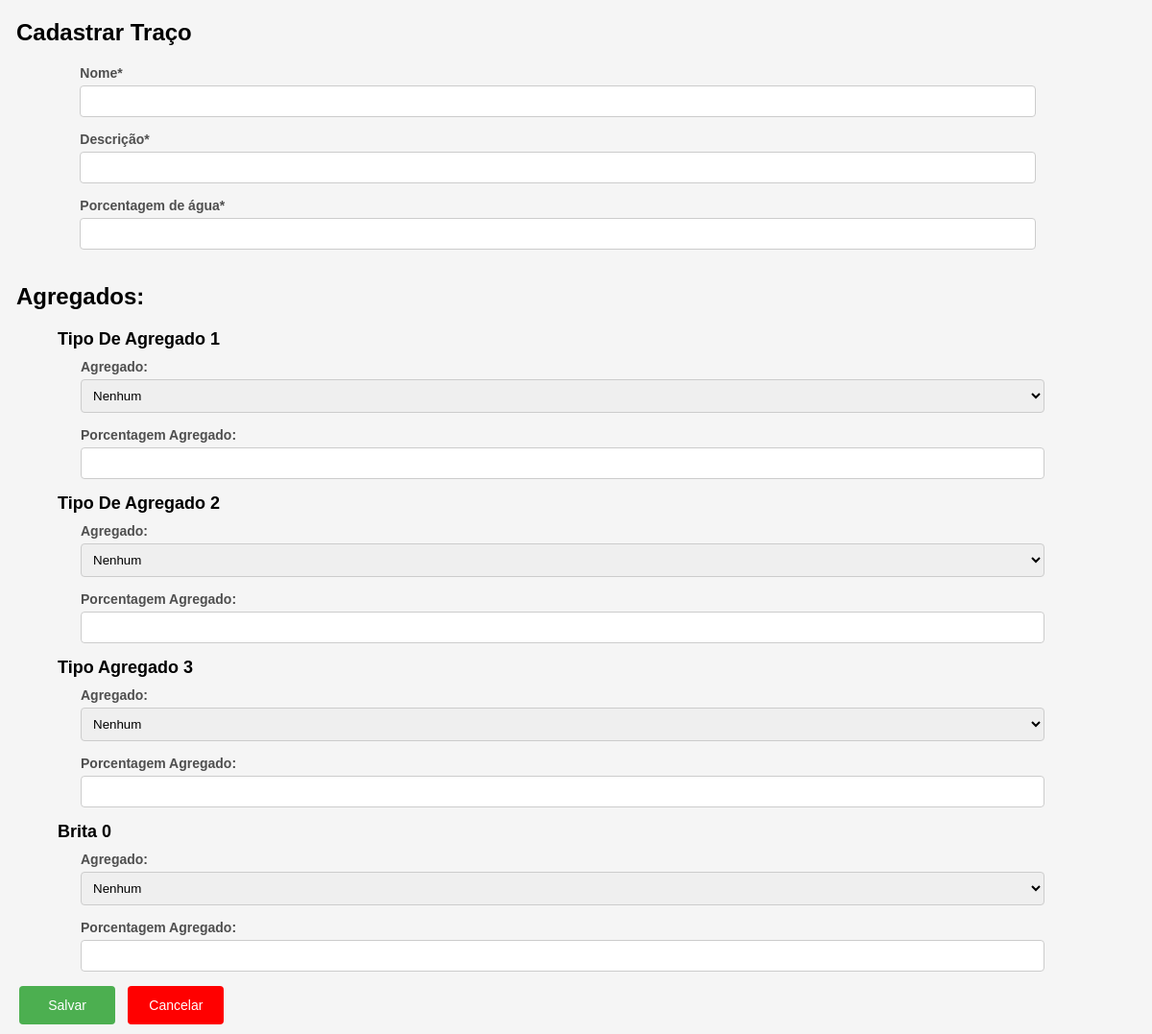
The page /cadastrar_traco/ (signed in) on the database its author committed.
### usuarios/models.py (models this page shows, shortened)
class TipoAgregado(models.Model):
    nome = models.CharField(max_length=40, unique=True, null=False)
    data_cadastro = models.DateTimeField(default=timezone.now)
    def agregados_relacionados(self):
        return Agregado.objects.filter(fk_tipo_agregado_id=self.id)
    class Meta:
        db_table = "tipo_agregado"

### usuarios/views.py (the view)
# urls.py: path('cadastrar_traco/', views.cadastrar_traco, name='cadastrar_traco'),
@login_required
def cadastrar_traco(request):
    if request.method == 'POST':
        form = TracoForms(request.POST)
        agregados = request.POST.getlist('agregados')
        porcentagem_agregados = request.POST.getlist('porcentagem_agregados')
        print(form.errors)
        if form.is_valid() and (agregados is not None) and (porcentagem_agregados is not None):
            return InsertTraco(form, agregados, porcentagem_agregados)
        else:
            return None
    else:
        tipos_agregado = TipoAgregado.objects.all()
        form = TracoForms()
        return render(request, 'traco/cadastrar.html', {'form': form, 'tipos_agregado': tipos_agregado})

### usuarios/forms.py
class TracoForms(forms.ModelForm):
    class Meta:
        model = Traco
        fields = ['nome', 'descricao', 'porcentagem_agua']

### usuarios/models.py (called while the page is built)
    def __str__(self):
        return self.nome

### usuarios/templates/traco/cadastrar.html (shortened to what this page needs)
{% load static %}
{% load static %}
{% block content %}
<html lang="pt-br">
<head>
    <link rel="stylesheet" href="{% static 'css/cadastros.css' %}">
</head>
<body>
<h1>Cadastrar Traço</h1>
<form method="post" class="form-container">
    <div class="form-columns">
        <div class="form-column">
            <div class="field">
                <label for="{{ form.nome.id_for_label }}">Nome<span class="required-label">*</span></label>
                {{ form.nome }}
            </div>
            <div class="field">
                <label for="{{ form.descricao.id_for_label }}">Descrição<span class="required-label">*</span></label>
                {{ form.descricao }}
            </div>
            <div class="field">
                <label for="{{ form.porcentagem_agua.id_for_label }}">Porcentagem de água<span class="required-label">*</span></label>
                {{ form.porcentagem_agua }}
            </div>
        </div>
    </div>
    <h1>Agregados:</h1>
    {% for tipo_agregado in tipos_agregado %}
    <div class="agregado-container">
        <h2>{{ tipo_agregado.nome }}</h2>
        <div class="field">
            <label for="agregados">Agregado:</label>
            <select name="agregados" id="agregados">
                <option value="">Nenhum</option>
            </select>
        </div>
        <div class="field">
            <label for="porcentagem_agregados">Porcentagem Agregado:</label>
            <input type="text" name="porcentagem_agregados" class="form-control" placeholder="" />
        </div>
    </div>
    {% endfor %}
    <div class="button-container">
        <button type="submit" class="save-button">Salvar</button>
        <button type="button" onclick="goBack()" class="exit-button">Cancelar</button>
    </div>
</form>
</body>
</html>
{% endblock %}

### usuarios/static/css/cadastros.css (style rules this page uses)
* { margin: 0; padding: 0; color: inherit; }
body { font-family: arial, helvetica, sans-serif; font-size: 12px; background: #F5F5F5; }
h1 { margin-left:17px; margin-top: 20px; text-transform: capitalize; margin-bottom: 20px; font-size: 24px; }
h2 { margin-left: 5%; margin-top: 10px; margin-bottom: 10px; text-transform: capitalize; font-size: 18px; }
.form-columns { display: flex; justify-content: space-between; }
.form-column { flex: 1; margin-right: 10px; }
.form-container { margin-top: 20px; }
.field { margin-left: 7%; margin-bottom: 15px; }
.field label { color: #4F4F4F; font-size: 14px; margin-bottom: 5px; display: block; font-weight: bold; }
.field input, .field select { width: 90%; padding: 8px; border: 1px solid #ccc; border-radius: 4px; }
.button-container { position: relative; margin-top: 10px; margin-left: 10px; margin-bottom: 10px; }
.save-button, .exit-button { width: 100px; height: 40px; padding: 10px 20px; font-size: 14px; border: none; border-radius: 4px; cursor: pointer; margin-left: 10px; }
.save-button { background-color: #4caf50; color: white; }
.exit-button { background-color: red; color: white; }

### rows shown on the page
TipoAgregado: nome "Tipo De Agregado 1"
TipoAgregado: nome "Tipo De Agregado 2"
TipoAgregado: nome "Tipo Agregado 3"
TipoAgregado: nome "Brita 0"
